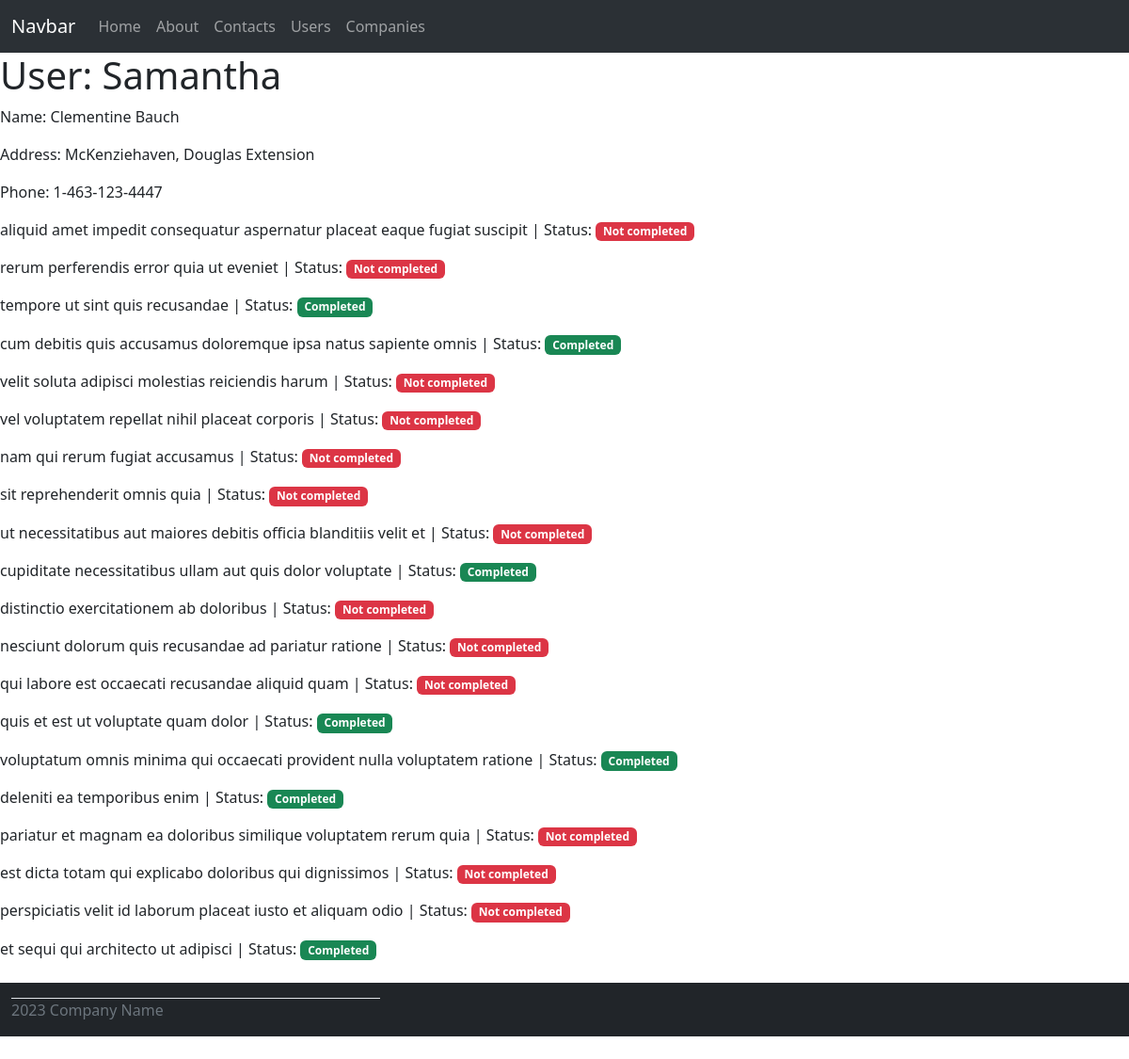
/users/3, run on the app's committed database.
### models.py (models this page shows)
class User(db.Model):
    id = db.Column(db.Integer, primary_key=True)
    name = db.Column(db.String(80), index=True)
    username = db.Column(db.String(80), index=True, unique=True)
    email = db.Column(db.String(255), index=True, unique=True)
    street = db.Column(db.String(255))
    city = db.Column(db.String(255), index=True)
    phone = db.Column(db.String(255))
    company_id = db.Column(db.Integer, db.ForeignKey('company.id'))

class ToDo(db.Model):
    id = db.Column(db.Integer, primary_key=True)
    title = db.Column(db.String(255))
    user_id = db.Column(db.Integer, db.ForeignKey('user.id'))
    completed = db.Column(db.Boolean,  index=True)

### routes.py (the view)
@app.route('/users/<id>')
def user(id):
    instance = User.query.get(id)
    user_todos = ToDo.query.filter_by(user_id=id)
    return render_template('user_page.html', title="О пользователе",
                           user=instance, todos=user_todos)

### templates/user_page.html
{% extends 'base.html' %}
{% block content %}
    {% if user %}
        <h1>User: {{ user.username }}</h1>
        <p>Name: {{ user.name }}</p>
        <p>Address: {{ user.city }}, {{ user.street }}</p>
        <p>Phone: {{ user.phone }}</p>
    {% endif %}
    {% for todo in todos %}
    	<p>{{ todo.title }} | Status:
            {% if todo.completed %}
                <span class="badge bg-success">Completed</span>
            {% else %}
                <span class="badge bg-danger">Not completed</span>
            {% endif %}
        </p>
    {% endfor %}
{% endblock %}

### data on the page
User: username "Samantha", name "Clementine Bauch", city "McKenziehaven", street "Douglas Extension", phone "1-463-123-4447"
ToDo: title "aliquid amet impedit consequatur aspernatur placeat eaque fugiat suscipit", completed "Not completed"
ToDo: title "rerum perferendis error quia ut eveniet", completed "Not completed"
ToDo: title "tempore ut sint quis recusandae", completed "Completed"
ToDo: title "cum debitis quis accusamus doloremque ipsa natus sapiente omnis", completed "Completed"
ToDo: title "velit soluta adipisci molestias reiciendis harum", completed "Not completed"
ToDo: title "vel voluptatem repellat nihil placeat corporis", completed "Not completed"
ToDo: title "nam qui rerum fugiat accusamus", completed "Not completed"
ToDo: title "sit reprehenderit omnis quia", completed "Not completed"
ToDo: title "ut necessitatibus aut maiores debitis officia blanditiis velit et", completed "Not completed"
ToDo: title "cupiditate necessitatibus ullam aut quis dolor voluptate", completed "Completed"
ToDo: title "distinctio exercitationem ab doloribus", completed "Not completed"
ToDo: title "nesciunt dolorum quis recusandae ad pariatur ratione", completed "Not completed"
ToDo: title "qui labore est occaecati recusandae aliquid quam", completed "Not completed"
ToDo: title "quis et est ut voluptate quam dolor", completed "Completed"
ToDo: title "voluptatum omnis minima qui occaecati provident nulla voluptatem ratione", completed "Completed"
ToDo: title "deleniti ea temporibus enim", completed "Completed"
ToDo: title "pariatur et magnam ea doloribus similique voluptatem rerum quia", completed "Not completed"
ToDo: title "est dicta totam qui explicabo doloribus qui dignissimos", completed "Not completed"
ToDo: title "perspiciatis velit id laborum placeat iusto et aliquam odio", completed "Not completed"
ToDo: title "et sequi qui architecto ut adipisci", completed "Completed"
